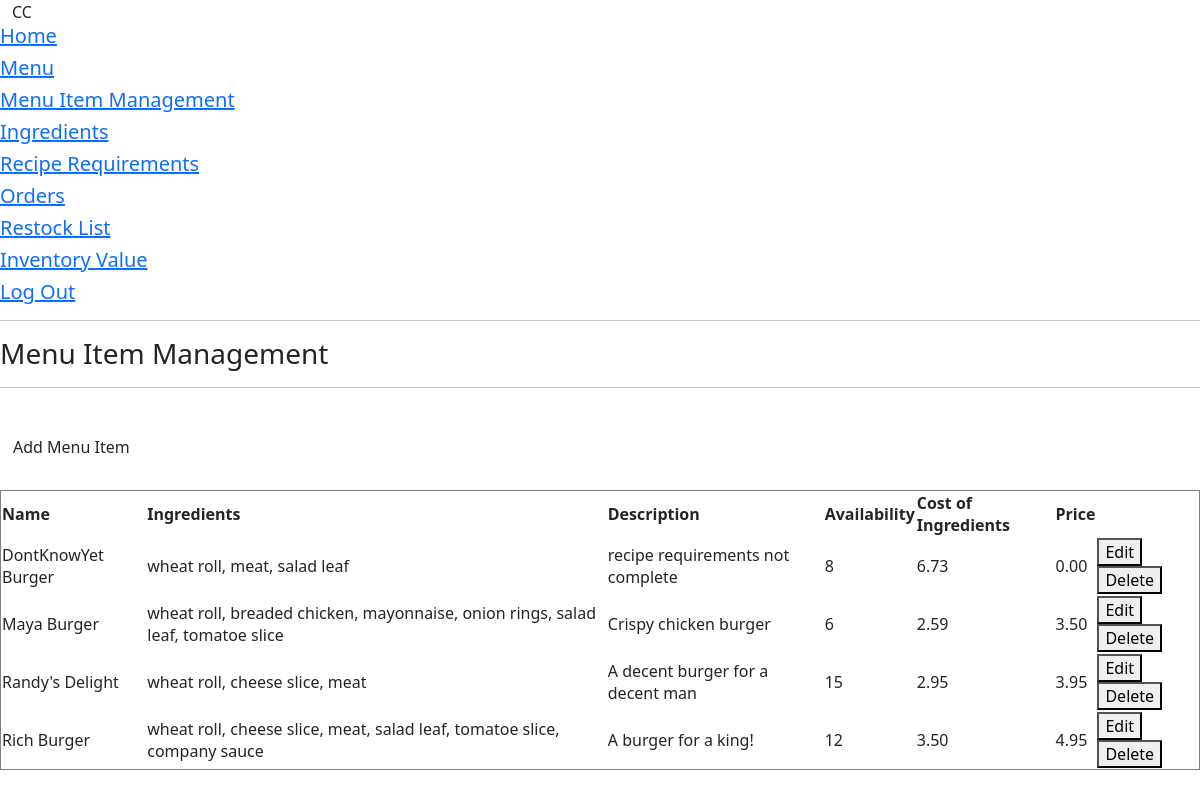
/menu_items_management/list (signed in), run on the app's committed database.
### crispy_crab/models.py (models this page shows, shortened)
class MenuItems(models.Model):
    item_name = models.CharField(max_length=30, unique=True)
    item_description = models.CharField(max_length=150, default="recipe requirements not complete")
    item_price = models.DecimalField(max_digits=5, decimal_places=2, default=0)
    class Meta:
        ordering = ['item_name']
    def ingredient_cost(self):
        requirements = self.reciperequirements_set.all()
        price = 0
        for i in requirements:
            price += i.calc_price()
        return round(price, 2)
    def ingredients(self):
        ing_list = [i.ingredient.ing_name for i in self.reciperequirements_set.all()]
        ing_string = ", ".join(x for x in ing_list)
        return ing_string
    def availability(self):
        enough_for = []
        for i in self.reciperequirements_set.all():
            enough_for.append(i.ingredient.ing_quantity/i.quantity)
        if len(enough_for) >= 1:
            return int(min(enough_for))
        else:
            return 0

class RecipeRequirements(models.Model):
    menu_item = models.ForeignKey(MenuItems, on_delete=models.CASCADE)
    ingredient = models.ForeignKey(Ingredients, on_delete=models.CASCADE)
    quantity = models.IntegerField(default=1)
    class Meta:
        ordering = ['menu_item']
    def calc_price(self):
        ppu = self.ingredient.price_per_unit()
        return ppu * self.quantity

class Ingredients(models.Model):
    PIECE = "PC"
    GRAM = "GR"
    MILLILITRE = "ML"
    INGREDIENT_UNIT_CHOICES = [
        (PIECE, "pcs."),
        (GRAM, "gr."),
        (MILLILITRE, "ml")
    ]
    ing_name = models.CharField(max_length=25, unique=True)
    ing_quantity = models.IntegerField(default=0)
    multi_pack_quantity = models.IntegerField(default=1)
    unit = models.CharField(max_length=2, choices=INGREDIENT_UNIT_CHOICES, default=PIECE)
    multi_pack_price = models.DecimalField(max_digits=8, decimal_places=2)
    minimal_quantity = models.IntegerField(default=0)
    class Meta:
        ordering = ['ing_name']
    def price_per_unit(self):
        price = getattr(self, "multi_pack_price")
        quantity = getattr(self, "multi_pack_quantity")
        ppu = round(price/quantity, 3)
        return ppu

### crispy_crab/views.py (the view)
# urls.py: path('menu_items_management/list', views.MenuItemsManagementList.as_view(), name='menuitemsmanagementlist'),
class MenuItemsManagementList(LoginRequiredMixin, ListView):
    model = MenuItems
    template_name = "crispy_crab/menu_items_management_list.html"

### crispy_crab/templates/crispy_crab/menu_items_management_list.html
{% extends "crispy_crab/base.html" %}
{% block content %}
<hr>
<h3>Menu Item Management</h3>
<hr>
<br>
<a href="{% url 'menuitemsmanagementcreate'%}"><button class="btn">Add Menu Item</button></a>
<br>
<br>
<table border = 1 id="menu_items_table">
  <tr>
    <th>Name</th>
    <th>Ingredients</th>
    <th>Description</th>
    <th>Availability</th>
    <th>Cost of Ingredients</th>
    <th>Price</th>
  </tr>
{% for menu_item in menuitems_list %}
<tr>
  <td>{{ menu_item.item_name }} </td>
  <td>{{ menu_item.ingredients }} </td>
  <td>{{ menu_item.item_description }} </td>
  <td>{{ menu_item.availability }} </td>
  <td>{{ menu_item.ingredient_cost }} </td>
  <td>{{ menu_item.item_price }} </td>
  <td>
    <a href="{% url 'menuitemsmanagementupdate' menu_item.id %}"><button>Edit</button></a>
    <a href="{% url 'menuitemsmanagementdelete' menu_item.id %}"><button>Delete</button></a>
  </td>
</tr>
{% endfor %}
</table>
{% endblock %}

### data on the page
MenuItems: item_name "DontKnowYet Burger", ingredients "wheat roll, meat, salad leaf", item_description "recipe requirements not complete", availability "8", ingredient_cost "6.73", item_price "0.00"
MenuItems: item_name "Maya Burger", ingredients "wheat roll, breaded chicken, mayonnaise, onion rings, salad leaf, tomatoe slice", item_description "Crispy chicken burger", availability "6", ingredient_cost "2.59", item_price "3.50"
MenuItems: item_name "Randy's Delight", ingredients "wheat roll, cheese slice, meat", item_description "A decent burger for a decent man", availability "15", ingredient_cost "2.95", item_price "3.95"
MenuItems: item_name "Rich Burger", ingredients "wheat roll, cheese slice, meat, salad leaf, tomatoe slice, company sauce", item_description "A burger for a king!", availability "12", ingredient_cost "3.50", item_price "4.95"
